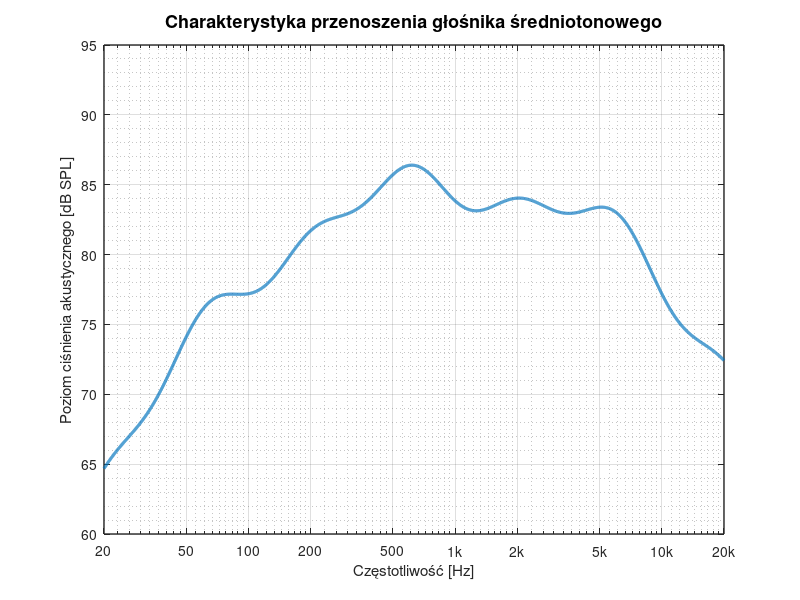

Here is the MATLAB script that generated this plot:
clear
clc
close all

% wektor czestotliwosci 20 Hz – 20 kHz
f = logspace(log10(20), log10(20000), 5000);

SPL0 = 85;   % poziom odniesienia w pasmie przenoszenia

% parametry „odcięć”
f_hp = 200;    % okolice odcięcia od dołu (HPF-owo)
f_lp = 5000;   % okolice odcięcia od góry (LPF-owo)

% LAGODNE SPADKI (ciągłe, bez if-ów)
% dół: zachowanie jak filtr górnoprzepustowy pierwszego rzędu
hp_shape = -20*log10( sqrt(1 + (f_hp./f).^2) );
% góra: zachowanie jak filtr dolnoprzepustowy pierwszego rzędu
lp_shape = -20*log10( sqrt(1 + (f./f_lp).^2) );

% środkowe, delikatne falowanie (mała amplituda, działa wszędzie)
mid_wiggle1 = 1.2 * sin(2*pi*log10(f/300));
mid_wiggle2 = 0.8 * sin(4*pi*log10(f/1500));
mid_wiggle  = mid_wiggle1 + mid_wiggle2;

% suma – wynik jest ciągły dla wszystkich f
SPL = SPL0 + hp_shape + lp_shape + mid_wiggle;

% rysowanie
figure();
set(gcf,'position',[100 100 900 450]);

semilogx(f, SPL, 'linewidth', 2.2, 'color', [0.00 0.45 0.74]);
grid on
grid minor
xlim([20 20000]);
ylim([60 95]);

xlabel('Częstotliwość [Hz]', 'fontsize', 11)
ylabel('Poziom ciśnienia akustycznego [dB SPL]', 'fontsize', 11)
title('Charakterystyka przenoszenia głośnika średniotonowego', 'fontsize', 13)
set(gca,'fontsize',10,'linewidth',1)

% ticki jak na „plakietkach”
xticks = [20 50 100 200 500 1000 2000 5000 10000 20000];
xticklabels = {'20','50','100','200','500','1k','2k','5k','10k','20k'};
set(gca, 'XTick', xticks, 'XTickLabel', xticklabels);

print('-dpng', '-r300', 'glosnik.png');
